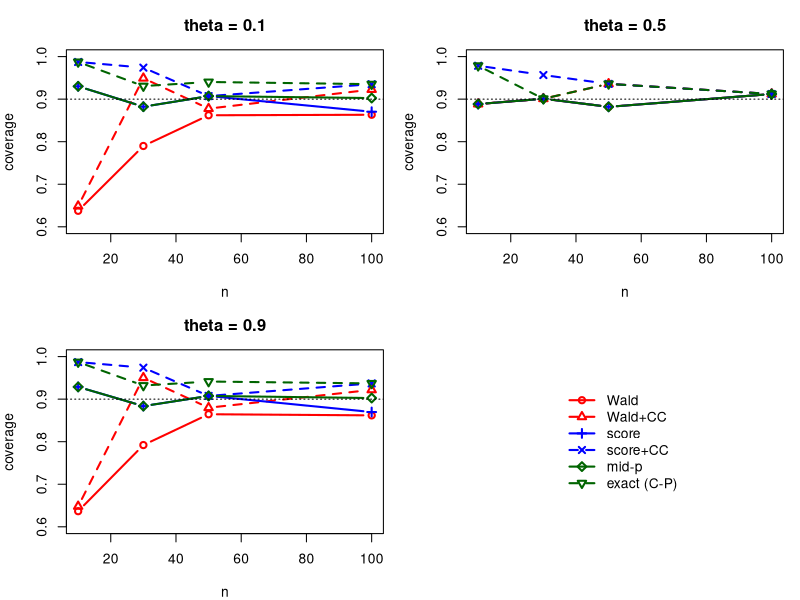
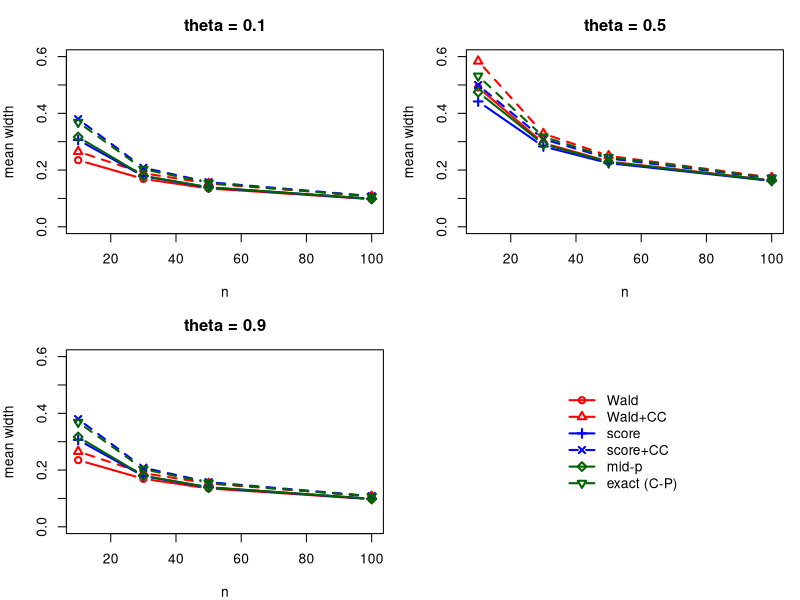

These figures' R source, in order:
# HW1 - Problem 1.2
# same as 1.1 but with the continuity correction (CC), see Newcombe (1998)
# - Wald + CC:  p -/+ (z*se + 1/(2n))
# - score + CC: prop.test(correct = TRUE), i.e. Wilson computed at p -/+ 1/(2n)
# - exact: Clopper-Pearson is already the "corrected" one, the uncorrected
#   version is the mid-p interval

set.seed(47)
ns <- c(10, 30, 50, 100)
thetas <- c(0.1, 0.5, 0.9)
N <- 1e5
alpha <- 0.10
z <- qnorm(1 - alpha/2)

# mid-p interval for a single s (found numerically with uniroot)
midp <- function(s, n) {
  lo <- 0
  up <- 1
  if (s > 0) {
    f <- function(t) 1 - pbinom(s, n, t) + 0.5*dbinom(s, n, t) - alpha/2
    lo <- uniroot(f, c(0, 1))$root
  }
  if (s < n) {
    f <- function(t) pbinom(s - 1, n, t) + 0.5*dbinom(s, n, t) - alpha/2
    up <- uniroot(f, c(0, 1))$root
  }
  c(lo, up)
}

# Wilson interval, used for score and score + CC
wilson <- function(p, n) {
  lo <- (p + z^2/(2*n) - z * sqrt(p*(1-p)/n + z^2/(4*n^2))) / (1 + z^2/n)
  up <- (p + z^2/(2*n) + z * sqrt(p*(1-p)/n + z^2/(4*n^2))) / (1 + z^2/n)
  cbind(lo, up)
}

meth <- c("Wald", "Wald+CC", "score", "score+CC", "mid-p", "exact (C-P)")
cover <- array(NA, dim = c(length(ns), length(thetas), length(meth)),
               dimnames = list(ns, thetas, meth))
width <- cover

for (i in 1:length(ns)) {
  n <- ns[i]
  # mid-p for all possible values 0..n (row s+1 = interval for s)
  mp <- t(sapply(0:n, midp, n = n))
  for (j in 1:length(thetas)) {
    theta <- thetas[j]
    S <- rbinom(N, n, theta)
    p <- S/n
    se <- sqrt(p*(1-p)/n)

    lo <- list(); up <- list()
    lo[["Wald"]] <- p - z*se
    up[["Wald"]] <- p + z*se
    lo[["Wald+CC"]] <- pmax(0, p - z*se - 1/(2*n))
    up[["Wald+CC"]] <- pmin(1, p + z*se + 1/(2*n))
    w <- wilson(p, n)
    lo[["score"]] <- w[, 1]
    up[["score"]] <- w[, 2]
    # CC: lower limit from p - 1/(2n), upper limit from p + 1/(2n)
    # (no correction when S = n/2, like prop.test does)
    cc <- ifelse(S == n/2, 0, 0.5/n)
    lo[["score+CC"]] <- ifelse(p - cc <= 0, 0, wilson(p - cc, n)[, 1])
    up[["score+CC"]] <- ifelse(p + cc >= 1, 1, wilson(p + cc, n)[, 2])
    lo[["mid-p"]] <- mp[S + 1, 1]
    up[["mid-p"]] <- mp[S + 1, 2]
    lo[["exact (C-P)"]] <- qbeta(alpha/2, S, n - S + 1)
    up[["exact (C-P)"]] <- qbeta(1 - alpha/2, S + 1, n - S)

    for (m in meth) {
      cover[i, j, m] <- mean(lo[[m]] <= theta & theta <= up[[m]])
      width[i, j, m] <- mean(up[[m]] - lo[[m]])
    }
  }
}

# tables: one for each theta
for (j in 1:length(thetas)) {
  cat("\ntheta =", thetas[j], "\n")
  print(round(cover[, j, ], 4))
}
for (j in 1:length(thetas)) {
  cat("\nmean width, theta =", thetas[j], "\n")
  print(round(width[, j, ], 3))
}

# plots (solid = no CC, dashed = CC)
cols <- c("red", "red", "blue", "blue", "darkgreen", "darkgreen")
ltys <- c(1, 2, 1, 2, 1, 2)

par(mfrow = c(2, 2), mar = c(4, 4, 3, 1))
for (j in 1:length(thetas)) {
  matplot(ns, cover[, j, ], type = "b", pch = 1:6, col = cols, lty = ltys,
          lwd = 2, ylim = c(0.6, 1), xlab = "n", ylab = "coverage",
          main = paste("theta =", thetas[j]))
  abline(h = 0.9, lty = 3)
}
plot.new()
legend("center", meth, col = cols, lty = ltys, pch = 1:6, lwd = 2, bty = "n")

par(mfrow = c(2, 2), mar = c(4, 4, 3, 1))
for (j in 1:length(thetas)) {
  matplot(ns, width[, j, ], type = "b", pch = 1:6, col = cols, lty = ltys,
          lwd = 2, ylim = c(0, 0.6), xlab = "n", ylab = "mean width",
          main = paste("theta =", thetas[j]))
}
plot.new()
legend("center", meth, col = cols, lty = ltys, pch = 1:6, lwd = 2, bty = "n")
